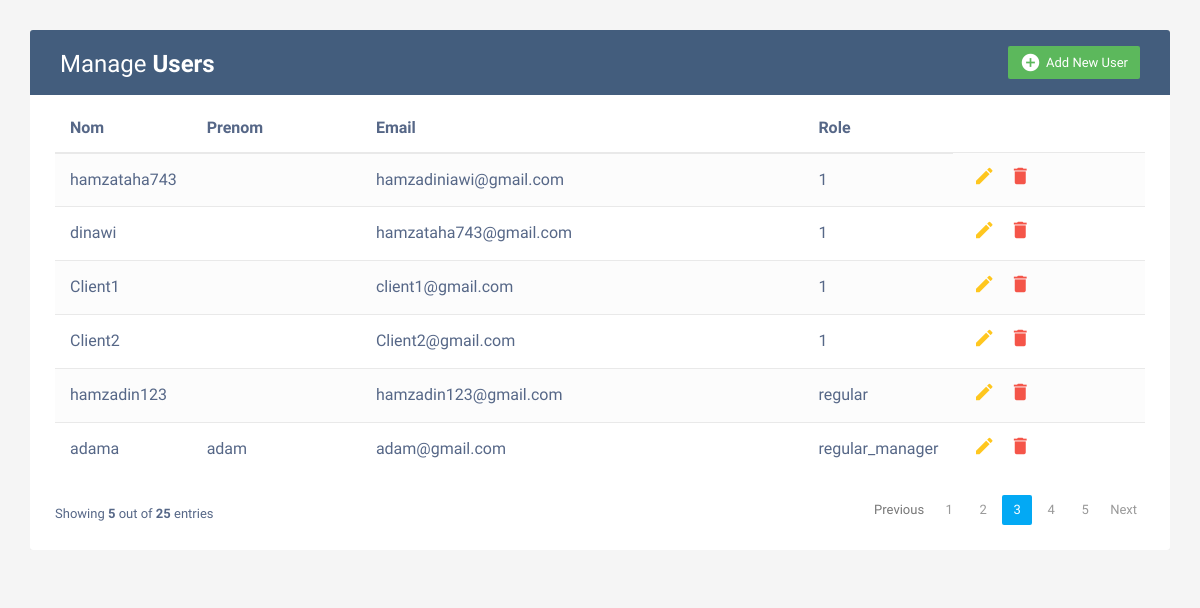
Before: /admindashboard/ with the older database file.
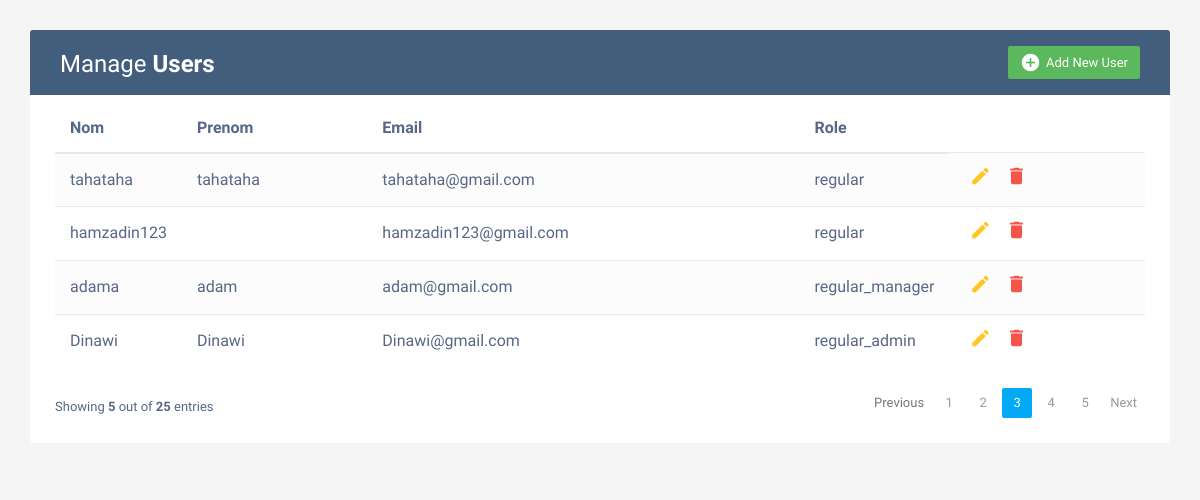
After: the same page with the newer database file.
### myapp/models.py (models this page shows)
class User(models.Model):
    id = models.AutoField(primary_key=True)
    nom = models.CharField(max_length=255)
    prenom = models.CharField(max_length=255)
    email = models.EmailField()
    password = models.CharField(max_length=255)
    role = models.CharField(max_length=255)

### parapharmacie/views.py (the view)
# urls.py: path('admindashboard/', views.admindashboard, name='admindashboard'),
def admindashboard(request):
    users = User.objects.all()
    return render(request, 'admindashboard.html', {'users': users})

### parapharmacie/templates/admindashboard.html (shortened to what this page needs)
{% load static %}
<!DOCTYPE html>
<html lang="en">
<head>
<link rel="stylesheet" href="https://maxcdn.bootstrapcdn.com/font-awesome/4.7.0/css/font-awesome.min.css">
<link rel="stylesheet" href="https://maxcdn.bootstrapcdn.com/bootstrap/3.3.7/css/bootstrap.min.css">
</head>
<body>
    <div class="container">
		<div class="table-responsive">
			<div class="table-wrapper">
				<div class="table-title">
					<div class="row">
						<div class="col-xs-6">
							<h2>Manage <b>Users</b></h2>
						</div>
						<div class="col-xs-6">
							<a href="#addEmployeeModal" class="btn btn-success" data-toggle="modal"><i class="material-icons">&#xE147;</i> <span>Add New User</span></a>
						</div>
					</div>
				</div>
				<table class="table table-striped table-hover">
                    <thead>
                      <tr>
                        <th>Nom</th>
                        <th>Prenom</th>
                        <th>Email</th>
                        <th>Role</th>
                      </tr>
                    </thead>
                    <tbody>
                      {% for user in users %}
                      <tr>
                        <td>{{ user.nom }}</td>
                        <td>{{ user.prenom }}</td>
                        <td>{{ user.email }}</td>
                        <td>{{ user.role }}</td>
                        <td>
                          <a href="#editEmployeeModal" class="edit" data-toggle="modal"><i class="material-icons" data-toggle="tooltip" title="Edit">&#xE254;</i></a>
						  <a href="{% url 'delete_user' user.id %}" class="delete" data-toggle="modal"><i class="material-icons" data-toggle="tooltip" title="Delete">&#xE872;</i></a>
						</td>
                      </tr>
                      {% endfor %}
                    </tbody>
                  </table>
				<div class="clearfix">
					<div class="hint-text">Showing <b>5</b> out of <b>25</b> entries</div>
					<ul class="pagination">
						<li class="page-item disabled"><a href="#">Previous</a></li>
						<li class="page-item"><a href="#" class="page-link">1</a></li>
						<li class="page-item"><a href="#" class="page-link">2</a></li>
						<li class="page-item active"><a href="#" class="page-link">3</a></li>
						<li class="page-item"><a href="#" class="page-link">4</a></li>
						<li class="page-item"><a href="#" class="page-link">5</a></li>
						<li class="page-item"><a href="#" class="page-link">Next</a></li>
					</ul>
				</div>
			</div>
		</div>
    </div>
</body>
</html>

Changed rows visible on the page:
removed User: nom "dinawi", email "hamzataha743@gmail.com", role "1"
removed User: nom "Client1", email "client1@gmail.com", role "1"
removed User: nom "Client2", email "Client2@gmail.com", role "1"
changed User: nom "hamzataha743" → "tahataha"; prenom (not shown) → "tahataha"; email "hamzadiniawi@gmail.com" → "tahataha@gmail.com"; role "1" → "regular"
added User: nom "Dinawi", prenom "Dinawi", email "Dinawi@gmail.com", role "regular_admin"
